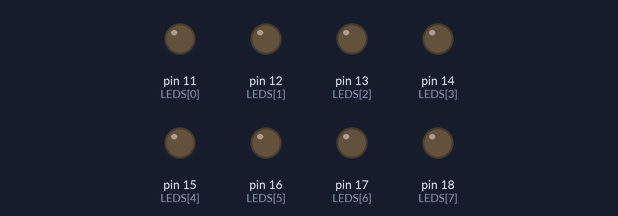
This sketch was run on a simulated Arduino Uno, built with avr-gcc and run on an emulated ATmega328P. Shown: output pins drawn as LEDs (lit = HIGH).

Above: at 0.05 s.
At 4.95 s:
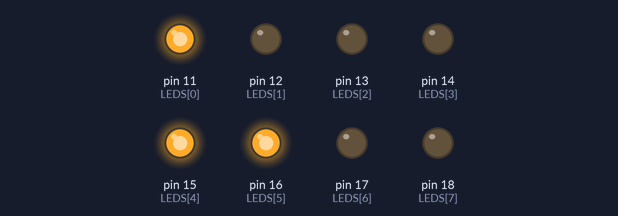
At 9.95 s:
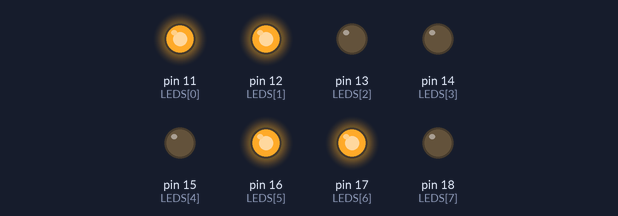
At 19.96 s:
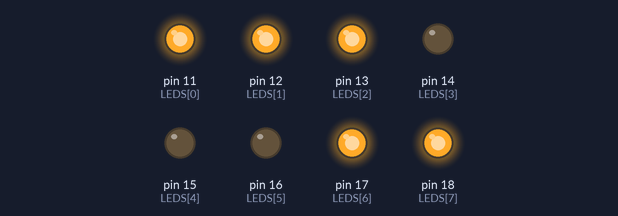
At 29.86 s:
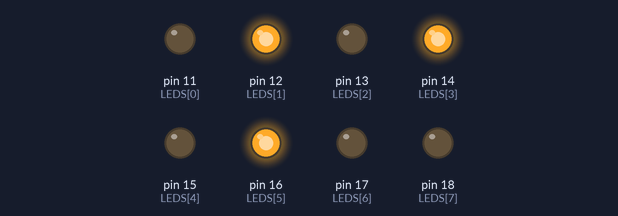
At 39.87 s:
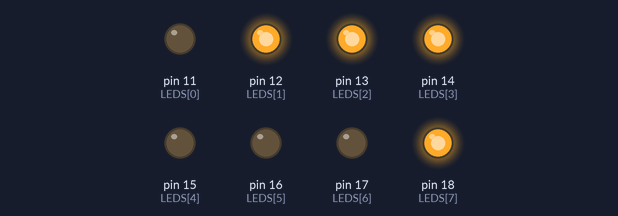
Timing chart, 0 to 40.0 s (numbered marks = the images above):
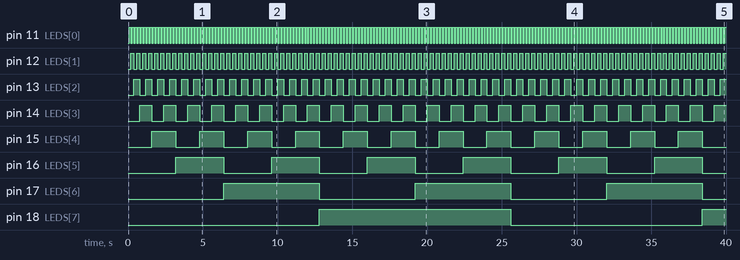

Measured:
- by itself, pin 11 (LEDS[0]): alternates HIGH for 0.10 s and LOW for 0.10 s
- by itself, pin 12 (LEDS[1]): alternates HIGH for 0.20 s and LOW for 0.20 s
- by itself, pin 13 (LEDS[2]): alternates HIGH for 0.40 s and LOW for 0.40 s
- by itself, pin 14 (LEDS[3]): alternates HIGH for 0.80 s and LOW for 0.80 s
- by itself, pin 15 (LEDS[4]): alternates HIGH for 1.6 s and LOW for 1.6 s
- by itself, pin 16 (LEDS[5]): alternates HIGH for 3.2 s and LOW for 3.2 s
- by itself, pin 17 (LEDS[6]): alternates HIGH for 6.4 s and LOW for 6.4 s
- by itself, pin 18 (LEDS[7]): LOW → HIGH at 12.8 s, → LOW 12.8 s later, → HIGH 12.8 s later

The sketch:

_20_8_bit_led_binary_counter.ino
```cpp
const uint8_t LEDS[] = {11, 12, 13, 14, 15, 16, 17, 18};
uint8_t count = 0;

void setup() {
  // put your setup code here, to run once:
  for (uint8_t i = 0; i < sizeof(LEDS); i++) {
    pinMode(LEDS[i], OUTPUT);
  }
}

void loop() {
  // put your main code here, to run repeatedly:
  show(count);
  count++;
  delay(100);
}

void show(uint8_t v) {
  for (uint8_t i = 0; i < 8; i++)
    digitalWrite(LEDS[i], bitRead(v, i));
}
```
